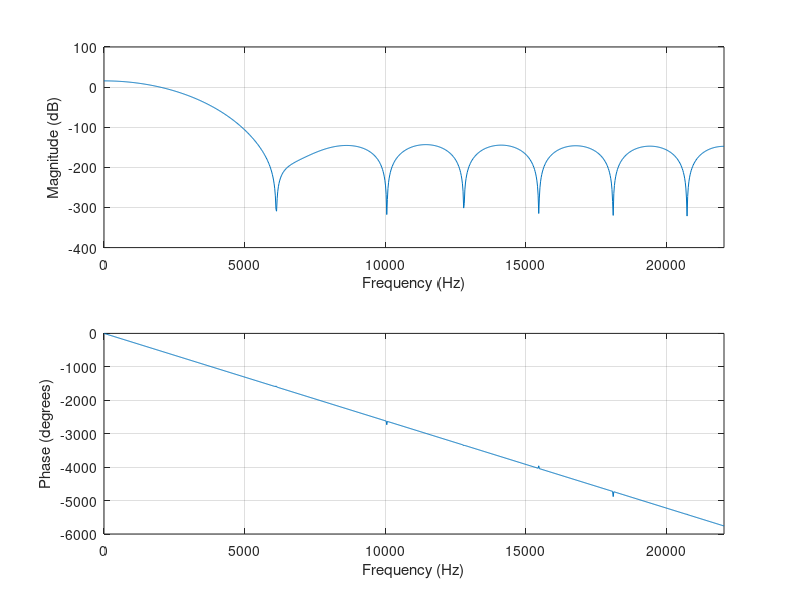

The MATLAB source for this figure: (Note: this script raises an error after producing the figure.)
% Tugas Proyek #1 EL3010 Pengolahan Sinyal Digital : Pole-Zero Placement untuk Bass-Boost Audio Filter
% Nama			: Vanny Alviolani Indriyani
% NIM			: 13221020
% Kelas			: K02
% Nama file		: P1_FIR_EL3010_13221020.m
% Deskripsi		: Filter FIR sebagai bass-boost audio filter dengan koefisien filter dari MATLAB

% Frekuensi sampling
fs = 44100;

% Orde filter
order = 16;

% Rentang frekuensi pass-band (Hz)
passband_freqs = [50, 125];

% Normalisasi frekuensi pass-band
normalized_passband_freqs = passband_freqs / (fs/2);

% Koefisien filter FIR
FIR_B = fir1(order, normalized_passband_freqs, 'bandpass');
FIR_B_2 = conv(FIR_B, FIR_B);
FIR_B_3 = 5.956621435*(conv(FIR_B_2, FIR_B_2)); % dilakukan penguatan sebesar 15.5 dB agar terjadi efek bass-boost

csvwrite('fir_b.txt', FIR_B_3);

% Plot respons frekuensi filter FIR
freqz(FIR_B_3,1,1024,44100);

% Membaca file audio yang akan difilter
[y,fs] = audioread("D:\SEMESTER 5\PSD\P1_EL3010_13221020\Hasil Pengujian\P1_Ori_EL3010_13221020.wav");
y = 0.2*y; % dilakukan pengurangan volume audio asli agar terdapat ruang untuk bass-bost sehingga hasil bass-boost tidak pecah

% Mengaplikasikan filter pada audio
audioFiltered = filter(FIR_B_3, 1, y);

% Menulis kembali audio yang telah difilter
audiowrite('P1_FIR_EL3010_13221020.wav', audioFiltered, fs);